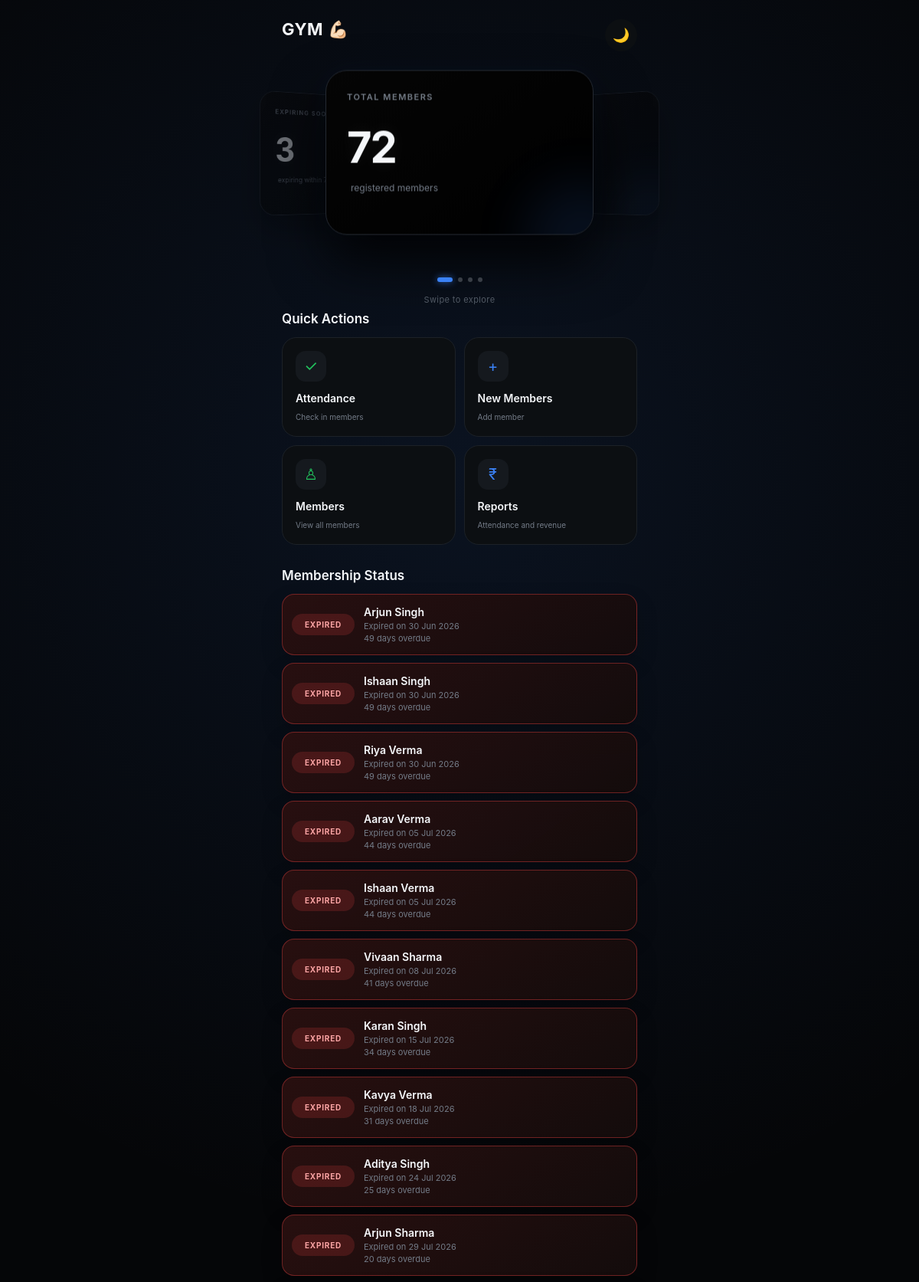
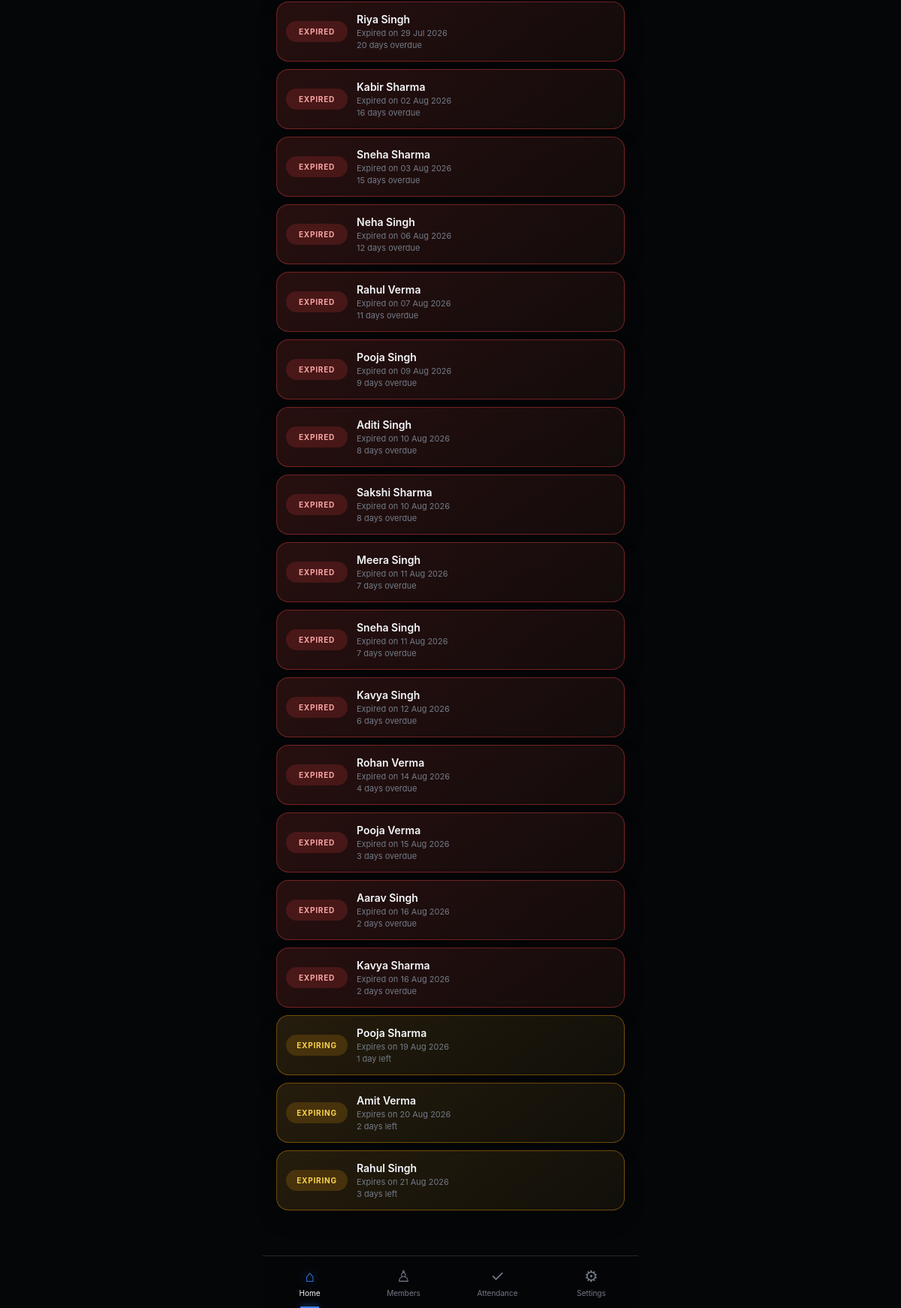
Page / (signed in) on the committed database (2 pictures, top to bottom).
### models.py (models this page shows, shortened)
class Member(db.Model):
    __tablename__ = "member"
    id = db.Column(db.Integer, primary_key=True)
    owner_id = db.Column(
        db.Integer,
        db.ForeignKey("gym_owner.id"),
        nullable=False,
        index=True
    )
    name = db.Column(db.String(100), nullable=False)
    address = db.Column(db.String(150), nullable=False)
    phone = db.Column(db.String(15), nullable=False)
    join_date = db.Column(db.Date, nullable=False)
    notes = db.Column(db.Text)
    active = db.Column(db.Boolean, default=True)
    current_plan_id = db.Column(
        db.Integer,
        db.ForeignKey("membership_plan.id")
    )
    current_plan = db.relationship("MembershipPlan", foreign_keys=[current_plan_id])
    membership_start = db.Column(db.Date)
    membership_expiry = db.Column(db.Date)
    reminder_sent = db.Column(db.Boolean, default=False)
    memberships = db.relationship(
        "Membership",
        backref="member",
        lazy=True,
        cascade="all, delete-orphan"
    )
    attendance = db.relationship(
        "Attendance",
        backref="member",
        lazy=True,
        cascade="all, delete-orphan"
    )
    __table_args__ = (
        db.UniqueConstraint(
            "owner_id",
            "name",
            name="uq_owner_member_name"
        ),
    )

### routes/members.py (the view)
@members_bp.route("/")
def index():
    if current_user.is_authenticated:
        if current_user.username == config.admin["username"]:
            return redirect("/admin")
        elif date.today() > current_user.payment_due_date:
            logout_user()
            return redirect(url_for("members.plan_over"))
        today = date.today()
        month_start = today.replace(day=1)
        total_members = Member.query.filter_by(owner_id=current_user.id).count()
        monthly_revenue = db.session.query(func.sum(Membership.amount_paid)).join(Member).filter(
            Member.owner_id == current_user.id,
            Membership.payment_date >= month_start,
            Membership.payment_date <= today,
        ).scalar() or 0
        today_attendance = Attendance.query.join(Member).filter(
            Member.owner_id == current_user.id,
            Attendance.attendance_date == today,
        ).count()
        expired_members = Member.query.filter(
            Member.owner_id == current_user.id,
            Member.membership_expiry < today,
        ).order_by(Member.membership_expiry.asc(), Member.name.asc()).all()
        expiring_soon = Member.query.filter(
            Member.owner_id == current_user.id,
            Member.active.is_(True),
            Member.membership_expiry >= today,
            Member.membership_expiry <= today + relativedelta(days=7),
        ).order_by(Member.membership_expiry.asc(), Member.name.asc()).all()
        return render_template(
            "home.html", active_page="home", total_members=total_members,
            monthly_revenue=monthly_revenue, today_attendance=today_attendance,
            expiring_soon=len(expiring_soon), expired_members=expired_members,
            expiring_members=expiring_soon, today=today,
        )
    return render_template("index.html")

### main.py (called while the page is built)
def create_app():
    app = Flask(__name__)
    app.secret_key = "ppp"
    app.config["SQLALCHEMY_DATABASE_URI"] = "sqlite:///gym.db"
    app.config["SQLALCHEMY_TRACK_MODIFICATIONS"] = False
    db.init_app(app)
    init_scheduler(app)
    login_manager = LoginManager()
    login_manager.init_app(app)
    login_manager.login_view = "auth.login"
    @login_manager.user_loader
    def load_user(user_id):
        return db.session.get(GymOwner, int(user_id))
    from routes.admin import admin_bp
    from routes.auth import auth_bp
    from routes.members import members_bp
    from routes.settings import settings_bp
    app.register_blueprint(auth_bp)
    app.register_blueprint(members_bp)
    app.register_blueprint(settings_bp)
    app.register_blueprint(admin_bp)
    return app

### templates/home.html (shortened to what this page needs)
{% extends "components/base.html" %}
{% block head%}
<link rel="stylesheet" href="{{ url_for('static', filename='css/home.css') }}">
{% endblock %}
{% block body %}
<header class="header">
  <h1>GYM 💪🏻</h1>
  <button id="themeBtn" onclick="toggleTheme()">🌙</button>
</header>
<section class="showcase" id="showcase">
  <div class="showcase-stage">
    <div class="stat-card active">
      <div class="stat-label">TOTAL MEMBERS</div>
      <div class="stat-number">{{total_members}}</div>
      <div class="stat-growth green">
        <span> registered members </span>
      </div>
    </div>
    <div class="stat-card">
      <div class="stat-label">MONTHLY REVENUE</div>
      <div class="stat-number">₹{{ monthly_revenue }}</div>
      <div class="stat-growth green">
        <span> payments this month </span>
      </div>
    </div>
    <div class="stat-card">
      <div class="stat-label">EXPIRING SOON</div>
      <div class="stat-number">{{ expiring_soon }}</div>
      <div class="stat-growth green">
        <span> expiring within 7 days </span>
      </div>
    </div>
  </div>
  <div class="showcase-dots">
    <span class="dot active"></span>
    <span class="dot"></span>
    <span class="dot"></span>
    <span class="dot"></span>
  </div>
  <p class="swipe-hint">Swipe to explore</p>
</section>
<section class="quick-section">
  <div class="section-title">
    <h2>Quick Actions</h2>
  </div>
  <div class="actions">
    <a href="attendance" class="action-card">
      <div class="icon green-icon">✓</div>
      <div>
        <span> Attendance </span>
        <small> Check in members </small>
      </div>
    </a>
    <a class="action-card" href="/add_member">
      <div class="icon blue-icon">+</div>
      <div>
        <span> New Members </span>
        <small> Add member </small>
      </div>
    </a>
    <a href="{{ url_for('members.members') }}" class="action-card">
      <div class="icon green-icon">♙</div>
      <div>
        <span> Members </span>
        <small> View all members </small>
      </div>
    </a>
    <a href="{{ url_for('members.reports') }}" class="action-card">
      <div class="icon blue-icon">₹</div>
      <div>
        <span> Reports </span>
        <small> Attendance and revenue </small>
      </div>
    </a>
  </div>
</section>
<section class="status-section">
  <div class="section-title">
    <h2>Membership Status</h2>
  </div>
  {% if expired_members or expiring_members %}
  <div class="status-list">
    {% for member in expired_members %}
    <div class="status-item expired">
      <div class="status-badge expired">Expired</div>
      <div class="status-body">
        <strong>{{ member.name }}</strong>
        <small>Expired on {{ member.membership_expiry.strftime('%d %b %Y') if member.membership_expiry else '—' }}</small>
        <p>{{ (today - member.membership_expiry).days }} day{% if (today - member.membership_expiry).days != 1 %}s{% endif %} overdue</p>
      </div>
    </div>
    {% endfor %}
    {% for member in expiring_members %}
    <div class="status-item warning">
      <div class="status-badge warning">Expiring</div>
      <div class="status-body">
        <strong>{{ member.name }}</strong>
        <small>Expires on {{ member.membership_expiry.strftime('%d %b %Y') if member.membership_expiry else '—' }}</small>
        <p>{{ (member.membership_expiry - today).days }} day{% if (member.membership_expiry - today).days != 1 %}s{% endif %} left</p>
      </div>
    </div>
    {% endfor %}
  </div>
  {% endif %}
</section>
{% endblock %}

### templates/components/base.html (shortened to what this page needs)
<!doctype html>
<html lang="en">
<head>
  <link rel="stylesheet" href="{{ url_for('static', filename='css/navbar.css') }}">
  <link rel="stylesheet" href="{{ url_for('static', filename='css/base.css') }}">
  {% block head %}{% endblock %}
</head>
<body>
  <div class="app">
    {% block body %}{% endblock %}
  </div>
  {% include "components/navbar.html" %}
</body>
</html>

### templates/components/navbar.html
  <nav class="bottom-nav">
    <a href="/" class="nav-item {% if active_page == 'home' %}active{% endif %}">
      <div class="nav-icon">⌂</div>
      <span> Home </span>
    </a>
    <a href="{{ url_for('members.members') }}" class="nav-item {% if active_page == 'members' %}active{% endif %}">
      <div class="nav-icon">♙</div>
      <span> Members </span>
    </a>
    <a href="{{ url_for('members.attendance') }}" class="nav-item {% if active_page == 'attendance' %}active{% endif %}">
      <div class="nav-icon">✓</div>
      <span> Attendance </span>
    </a>
    <a href="{{ url_for('settings.settings') }}" class="nav-item {% if active_page == 'settings' %}active{% endif %}">
      <div class="nav-icon">⚙</div>
      <span> Settings </span>
    </a>
  </nav>

### static/css/navbar.css (style rules this page uses)
.bottom-nav { position: fixed; z-index: 100; left: 0; right: 0; bottom: 0; max-width: 500px; height: 70px; margin: auto; background: var(--navbg); border-top: 1px solid var(--cardborder); backdrop-filter: blur(18px); display: flex; justify-content: space-around; }
.nav-item { width: 25%; border: none; background: transparent; color: var(--muted); display: flex; flex-direction: column; justify-content: center; align-items: center; gap: 4px; position: relative; cursor: pointer; text-decoration: none; }
.nav-icon { font-size: 21px; }
.nav-item span { font-size: 10px; }
.nav-item.active { color: var(--white); }
.nav-item.active .nav-icon { color: var(--blue); text-shadow: 0 0 14px rgba(59, 130, 246, 0.8); }
.nav-item.active::after { content: ""; position: absolute; bottom: 0; width: 25px; height: 2px; background: var(--blue); box-shadow: 0 0 10px var(--blue); }

### static/css/base.css (style rules this page uses)
* { margin: 0; padding: 0; box-sizing: border-box; -webkit-tap-highlight-color: transparent; }
:root { --bg: #050608; --white: #f5f7fa; --muted: #737b87; --blue: #3b82f6; --green: #22c55e; --border: #20242b; --card: #0c0f12; --card2: #050505; --card3: #000000; --activity: #11151a; --navbg: rgba(5, 6, 8, 0.94); --iconbg: #15191e; --line: #1c2127; --cardborder: #242931; }
html { background: var(--bg); }
body { background: radial-gradient(circle at 50% 18%, rgba(59, 130, 246, 0.1), transparent 35%), var(--bg); color: var(--white); transition: background 0.35s, color 0.35s; font-family: -apple-system, BlinkMacSystemFont, "Segoe UI", Roboto, Arial, sans-serif; min-height: 100vh; overflow-x: hidden; }
.app { width: 100%; max-width: 500px; margin: auto; padding: 25px 18px 110px; }

### rows in the picture
Member: name "Arjun Singh", membership_expiry "30 Jun 2026", (today-member.membership_expiry).days "49"
Member: name "Ishaan Singh", membership_expiry "30 Jun 2026", (today-member.membership_expiry).days "49"
Member: name "Riya Verma", membership_expiry "30 Jun 2026", (today-member.membership_expiry).days "49"
Member: name "Aarav Verma", membership_expiry "05 Jul 2026", (today-member.membership_expiry).days "44"
Member: name "Ishaan Verma", membership_expiry "05 Jul 2026", (today-member.membership_expiry).days "44"
Member: name "Vivaan Sharma", membership_expiry "08 Jul 2026", (today-member.membership_expiry).days "41"
Member: name "Karan Singh", membership_expiry "15 Jul 2026", (today-member.membership_expiry).days "34"
Member: name "Kavya Verma", membership_expiry "18 Jul 2026", (today-member.membership_expiry).days "31"
Member: name "Aditya Singh", membership_expiry "24 Jul 2026", (today-member.membership_expiry).days "25"
Member: name "Arjun Sharma", membership_expiry "29 Jul 2026", (today-member.membership_expiry).days "20"
Member: name "Riya Singh", membership_expiry "29 Jul 2026", (today-member.membership_expiry).days "20"
Member: name "Kabir Sharma", membership_expiry "02 Aug 2026", (today-member.membership_expiry).days "16"
Member: name "Sneha Sharma", membership_expiry "03 Aug 2026", (today-member.membership_expiry).days "15"
Member: name "Neha Singh", membership_expiry "06 Aug 2026", (today-member.membership_expiry).days "12"
Member: name "Rahul Verma", membership_expiry "07 Aug 2026", (today-member.membership_expiry).days "11"
Member: name "Pooja Singh", membership_expiry "09 Aug 2026", (today-member.membership_expiry).days "9"
Member: name "Aditi Singh", membership_expiry "10 Aug 2026", (today-member.membership_expiry).days "8"
Member: name "Sakshi Sharma", membership_expiry "10 Aug 2026", (today-member.membership_expiry).days "8"
Member: name "Meera Singh", membership_expiry "11 Aug 2026", (today-member.membership_expiry).days "7"
Member: name "Sneha Singh", membership_expiry "11 Aug 2026", (today-member.membership_expiry).days "7"
Member: name "Kavya Singh", membership_expiry "12 Aug 2026", (today-member.membership_expiry).days "6"
Member: name "Rohan Verma", membership_expiry "14 Aug 2026", (today-member.membership_expiry).days "4"
Member: name "Pooja Verma", membership_expiry "15 Aug 2026", (today-member.membership_expiry).days "3"
Member: name "Aarav Singh", membership_expiry "16 Aug 2026", (today-member.membership_expiry).days "2"
Member: name "Kavya Sharma", membership_expiry "16 Aug 2026", (today-member.membership_expiry).days "2"
Member: name "Pooja Sharma", membership_expiry "19 Aug 2026", (member.membership_expiry-today).days "1"
Member: name "Amit Verma", membership_expiry "20 Aug 2026", (member.membership_expiry-today).days "2"
Member: name "Rahul Singh", membership_expiry "21 Aug 2026", (member.membership_expiry-today).days "3"

### other values in the picture
{{ total_members }} "72"
{{ expiring_soon }} "3"
